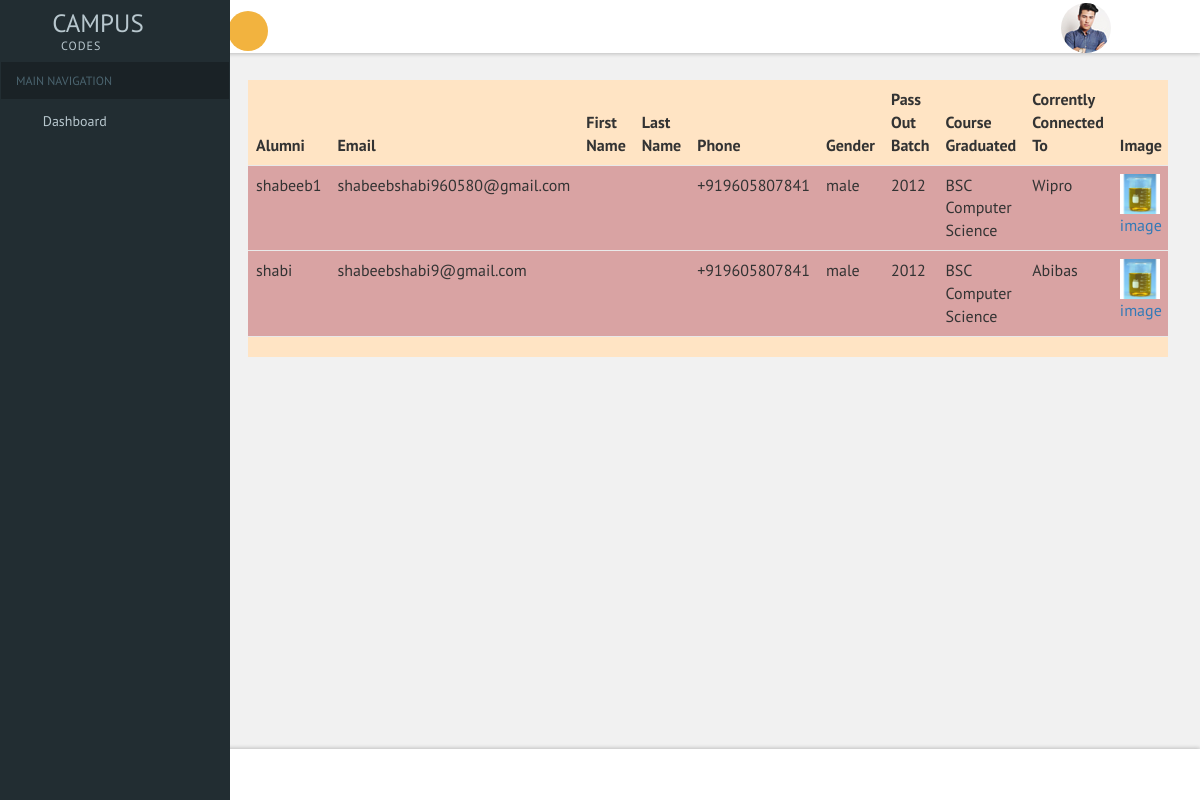
The page /view_all_alumni on the database its author committed.
### alumni/models.py (models this page shows, shortened)
class AlumniRegister(models.Model):
    user=models.OneToOneField(User,on_delete=models.CASCADE)
    phone=PhoneNumberField()
    male='male'
    female='female'
    genders=[
        (male,'male'),
        (female,'female')
    ]
    gender=models.CharField(max_length=30,choices=genders,default=male)
    passout_batch=models.IntegerField()
    course_graduated=models.CharField(max_length=50)
    currently_connected_to=models.TextField()
    image=models.FileField(upload_to='images',null=True,blank=True)
    status=models.BooleanField(default=False)

### alumni/views.py (the view)
# urls.py: path('view_all_alumni',views.view_all_alumni,name='view_all_alumni'),
def view_all_alumni(request):
    all_alumni=AlumniRegister.objects.all().order_by('-id')
    return render(request,'view_alumni.html',{'all_alumni':all_alumni})

### alumni/templates/view_alumni.html (shortened to what this page needs)
{% extends 'dashboard.html' %}
{% block content %}
<div class="table-responsive table-shadow" style="background-color: bisque;">
    {% if all_alumni %}
    <table class="table">
          <thead>
            <tr>
              <th scope="col">Alumni</th>
              <th scope="col">Email</th>
              <th scope="col">First Name</th>
              <th scope="col">Last Name</th>
              <th scope="col">Phone</th>
              <th scope="col">Gender</th>
              <th scope="col">Pass Out Batch</th>
              <th scope="col">Course Graduated</th>
              <th scope="col">Corrently Connected To</th>
              <th scope="col">Image</th>
            </tr>
          </thead>
          <tbody>
              {% for i in all_alumni %}
            <tr style="background-color: #d9a3a3;">
              <td>{{ i.user.username}}</td>
              <td>{{ i.user.email }}</td>
              <td>{{ i.user.first_name}}</td>
              <td>{{ i.user.last_name}}</td>
              <td>{{ i.phone}}</td>
              <td>{{ i.gender}}</td>
              <td>{{ i.passout_batch}}</td>
              <td>{{ i.course_graduated}}</td>
              <td>{{ i.currently_connected_to}}</td>
              {% if i.image %}
              <td><a href="{{i.image.url}}"><img src="{{i.image.url}}" alt="" style="height: 2.5em;">image</a></td>
              {% else %}
              <td>No Image</td>
              {% endif %}
            </tr>
            {% endfor %}
          </tbody>
    </table>
    {% else %}
    <span>No applications can be found...</span>
    {% endif %}
</div>
{% endblock %}

### alumni/templates/dashboard.html (shortened to what this page needs)
<!DOCTYPE HTML>
<html>
<head>
<link href="static/css1/bootstrap.css" rel='stylesheet' type='text/css' />
<link href="static/css1/style.css" rel='stylesheet' type='text/css' />
<link href="static/css1/font-awesome.css" rel="stylesheet">
<link href='static/css1/SidebarNav.min.css' media='all' rel='stylesheet' type='text/css'/>
<link href="static/css1/custom.css" rel="stylesheet">
					<link href="static/css1/owl.carousel.css" rel="stylesheet">
</head>
<body class="cbp-spmenu-push">
	<div class="main-content">
	<div class="cbp-spmenu cbp-spmenu-vertical cbp-spmenu-left" id="cbp-spmenu-s1">
		<aside class="sidebar-left">
      <nav class="navbar navbar-inverse">
          <div class="navbar-header">
            <h1><a class="navbar-brand" href="{% url 'index' %}"><span class="fa fa-area-chart"></span> CAMPUS<span class="dashboard_text">CODES</span></a></h1>
          </div>
          <div class="collapse navbar-collapse" id="bs-example-navbar-collapse-1">
            <ul class="sidebar-menu">
              <li class="header">MAIN NAVIGATION</li>
              <li class="treeview">
                <a href="{% url 'dashboard' %}">
                <i class="fa fa-dashboard"></i> <span>Dashboard</span>
                </a>
              </li>
            </ul>
          </div>
      </nav>
    </aside>
	</div>
		<div class="sticky-header header-section ">
			<div class="header-left">
				<button id="showLeftPush"><i class="fa fa-bars"></i></button>
				<div class="clearfix"> </div>
			</div>
			<div class="header-right">
				<div class="profile_details">
					<ul>
						<li class="dropdown profile_details_drop">
							<a href="#" class="dropdown-toggle" data-toggle="dropdown" aria-expanded="false">
								<div class="profile_img">
									<span class="prfil-img"><img src="static/images1/2.jpg" alt=""> </span>
									<i class="fa fa-angle-down lnr"></i>
								</div>
							</a>
						</li>
					</ul>
				</div>
				<div class="clearfix"> </div>
			</div>
			<div class="clearfix"> </div>
		</div>
		<div id="page-wrapper">
			<div class="main-page">
			<div class="col_3">
				{% block content %}
				{% endblock %}
		</div>
			</div>
		</div>
	<div class="footer">
	</div>
	</div>
</body>
</html>

### alumni/static/css1/custom.css (style rules this page uses)
#page-wrapper { padding:5em 2em 2.5em; background-color: #F1F1F1; }

### rows shown on the page
AlumniRegister: user.username "shabeeb1", user.email "shabeebshabi960580@gmail.com", phone "+919605807841", gender "male", passout_batch "2012", course_graduated "BSC Computer Science", currently_connected_to "Wipro", image (picture)
AlumniRegister: user.username "shabi", user.email "shabeebshabi9@gmail.com", phone "+919605807841", gender "male", passout_batch "2012", course_graduated "BSC Computer Science", currently_connected_to "Abibas", image (picture)
